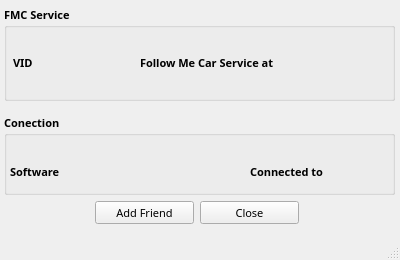
<?xml version="1.0" encoding="UTF-8"?>
<ui version="4.0">
 <class>QFMC</class>
 <widget class="QMainWindow" name="QFMC">
  <property name="windowModality">
   <enum>Qt::WindowModal</enum>
  </property>
  <property name="geometry">
   <rect>
    <x>0</x>
    <y>0</y>
    <width>400</width>
    <height>260</height>
   </rect>
  </property>
  <property name="sizePolicy">
   <sizepolicy hsizetype="Fixed" vsizetype="Fixed">
    <horstretch>0</horstretch>
    <verstretch>0</verstretch>
   </sizepolicy>
  </property>
  <property name="minimumSize">
   <size>
    <width>400</width>
    <height>260</height>
   </size>
  </property>
  <property name="maximumSize">
   <size>
    <width>400</width>
    <height>280</height>
   </size>
  </property>
  <property name="cursor">
   <cursorShape>PointingHandCursor</cursorShape>
  </property>
  <property name="focusPolicy">
   <enum>Qt::StrongFocus</enum>
  </property>
  <property name="windowTitle">
   <string>Follow Me Car Service</string>
  </property>
  <widget class="QWidget" name="centralwidget">
   <widget class="QLabel" name="FMCRealname">
    <property name="geometry">
     <rect>
      <x>15</x>
      <y>23</y>
      <width>371</width>
      <height>16</height>
     </rect>
    </property>
    <property name="font">
     <font>
      <family>Sans Serif</family>
      <pointsize>8</pointsize>
      <weight>50</weight>
      <bold>false</bold>
     </font>
    </property>
    <property name="cursor">
     <cursorShape>PointingHandCursor</cursorShape>
    </property>
    <property name="text">
     <string/>
    </property>
   </widget>
   <widget class="QLabel" name="VidLabel">
    <property name="geometry">
     <rect>
      <x>13</x>
      <y>55</y>
      <width>31</width>
      <height>16</height>
     </rect>
    </property>
    <property name="font">
     <font>
      <family>Sans Serif</family>
      <pointsize>8</pointsize>
      <weight>75</weight>
      <bold>true</bold>
     </font>
    </property>
    <property name="cursor">
     <cursorShape>PointingHandCursor</cursorShape>
    </property>
    <property name="text">
     <string>VID</string>
    </property>
   </widget>
   <widget class="QLabel" name="VidText">
    <property name="geometry">
     <rect>
      <x>43</x>
      <y>55</y>
      <width>71</width>
      <height>16</height>
     </rect>
    </property>
    <property name="font">
     <font>
      <family>Sans Serif</family>
      <pointsize>8</pointsize>
      <weight>50</weight>
      <bold>false</bold>
     </font>
    </property>
    <property name="cursor">
     <cursorShape>PointingHandCursor</cursorShape>
    </property>
    <property name="text">
     <string/>
    </property>
   </widget>
   <widget class="QLabel" name="FMCLabel">
    <property name="geometry">
     <rect>
      <x>140</x>
      <y>55</y>
      <width>171</width>
      <height>16</height>
     </rect>
    </property>
    <property name="font">
     <font>
      <family>Sans Serif</family>
      <pointsize>8</pointsize>
      <weight>75</weight>
      <bold>true</bold>
     </font>
    </property>
    <property name="cursor">
     <cursorShape>PointingHandCursor</cursorShape>
    </property>
    <property name="text">
     <string>Follow Me Car Service at</string>
    </property>
   </widget>
   <widget class="QLabel" name="ControllingText">
    <property name="geometry">
     <rect>
      <x>140</x>
      <y>70</y>
      <width>241</width>
      <height>20</height>
     </rect>
    </property>
    <property name="font">
     <font>
      <family>Sans Serif</family>
      <pointsize>8</pointsize>
      <weight>50</weight>
      <bold>false</bold>
     </font>
    </property>
    <property name="cursor">
     <cursorShape>PointingHandCursor</cursorShape>
    </property>
    <property name="text">
     <string/>
    </property>
   </widget>
   <widget class="QLabel" name="Flag">
    <property name="geometry">
     <rect>
      <x>307</x>
      <y>50</y>
      <width>41</width>
      <height>21</height>
     </rect>
    </property>
    <property name="font">
     <font>
      <family>Sans Serif</family>
      <pointsize>8</pointsize>
      <weight>50</weight>
      <bold>false</bold>
     </font>
    </property>
    <property name="cursor">
     <cursorShape>PointingHandCursor</cursorShape>
    </property>
    <property name="text">
     <string/>
    </property>
   </widget>
   <widget class="QLabel" name="TimeOnLineText">
    <property name="geometry">
     <rect>
      <x>10</x>
      <y>131</y>
      <width>121</width>
      <height>16</height>
     </rect>
    </property>
    <property name="font">
     <font>
      <family>Sans Serif</family>
      <pointsize>8</pointsize>
      <weight>50</weight>
      <bold>false</bold>
     </font>
    </property>
    <property name="cursor">
     <cursorShape>PointingHandCursor</cursorShape>
    </property>
    <property name="text">
     <string/>
    </property>
   </widget>
   <widget class="QLabel" name="SoftwareText">
    <property name="geometry">
     <rect>
      <x>74</x>
      <y>162</y>
      <width>131</width>
      <height>21</height>
     </rect>
    </property>
    <property name="font">
     <font>
      <family>Sans Serif</family>
      <pointsize>8</pointsize>
      <weight>50</weight>
      <bold>false</bold>
     </font>
    </property>
    <property name="cursor">
     <cursorShape>PointingHandCursor</cursorShape>
    </property>
    <property name="text">
     <string/>
    </property>
   </widget>
   <widget class="QLabel" name="ConnectedText">
    <property name="geometry">
     <rect>
      <x>338</x>
      <y>162</y>
      <width>31</width>
      <height>20</height>
     </rect>
    </property>
    <property name="font">
     <font>
      <family>Sans Serif</family>
      <pointsize>8</pointsize>
      <weight>50</weight>
      <bold>false</bold>
     </font>
    </property>
    <property name="cursor">
     <cursorShape>PointingHandCursor</cursorShape>
    </property>
    <property name="text">
     <string/>
    </property>
   </widget>
   <widget class="QPushButton" name="Close">
    <property name="geometry">
     <rect>
      <x>200</x>
      <y>201</y>
      <width>99</width>
      <height>23</height>
     </rect>
    </property>
    <property name="font">
     <font>
      <family>Sans Serif</family>
      <pointsize>8</pointsize>
     </font>
    </property>
    <property name="cursor">
     <cursorShape>PointingHandCursor</cursorShape>
    </property>
    <property name="text">
     <string>Close</string>
    </property>
   </widget>
   <widget class="QPushButton" name="AddFriend">
    <property name="geometry">
     <rect>
      <x>95</x>
      <y>201</y>
      <width>99</width>
      <height>23</height>
     </rect>
    </property>
    <property name="font">
     <font>
      <family>Sans Serif</family>
      <pointsize>8</pointsize>
     </font>
    </property>
    <property name="cursor">
     <cursorShape>PointingHandCursor</cursorShape>
    </property>
    <property name="text">
     <string>Add Friend</string>
    </property>
   </widget>
   <widget class="QLabel" name="SoftwareLabel">
    <property name="geometry">
     <rect>
      <x>10</x>
      <y>164</y>
      <width>61</width>
      <height>16</height>
     </rect>
    </property>
    <property name="font">
     <font>
      <family>Sans Serif</family>
      <pointsize>8</pointsize>
      <weight>75</weight>
      <bold>true</bold>
     </font>
    </property>
    <property name="cursor">
     <cursorShape>PointingHandCursor</cursorShape>
    </property>
    <property name="text">
     <string>Software</string>
    </property>
   </widget>
   <widget class="QLabel" name="ConnectedLabel">
    <property name="geometry">
     <rect>
      <x>250</x>
      <y>162</y>
      <width>91</width>
      <height>20</height>
     </rect>
    </property>
    <property name="font">
     <font>
      <family>Sans Serif</family>
      <pointsize>8</pointsize>
      <weight>75</weight>
      <bold>true</bold>
     </font>
    </property>
    <property name="cursor">
     <cursorShape>PointingHandCursor</cursorShape>
    </property>
    <property name="text">
     <string>Connected to</string>
    </property>
   </widget>
   <widget class="QLabel" name="rating_img">
    <property name="geometry">
     <rect>
      <x>278</x>
      <y>19</y>
      <width>105</width>
      <height>27</height>
     </rect>
    </property>
    <property name="font">
     <font>
      <family>Sans Serif</family>
      <pointsize>8</pointsize>
     </font>
    </property>
    <property name="cursor">
     <cursorShape>PointingHandCursor</cursorShape>
    </property>
    <property name="text">
     <string/>
    </property>
   </widget>
   <widget class="QGroupBox" name="FMC">
    <property name="geometry">
     <rect>
      <x>4</x>
      <y>6</y>
      <width>391</width>
      <height>95</height>
     </rect>
    </property>
    <property name="font">
     <font>
      <family>Sans Serif</family>
      <pointsize>8</pointsize>
      <weight>75</weight>
      <bold>true</bold>
     </font>
    </property>
    <property name="cursor">
     <cursorShape>PointingHandCursor</cursorShape>
    </property>
    <property name="title">
     <string>FMC Service</string>
    </property>
   </widget>
   <widget class="QGroupBox" name="Conection">
    <property name="geometry">
     <rect>
      <x>4</x>
      <y>114</y>
      <width>391</width>
      <height>81</height>
     </rect>
    </property>
    <property name="font">
     <font>
      <family>Sans Serif</family>
      <pointsize>8</pointsize>
      <weight>75</weight>
      <bold>true</bold>
     </font>
    </property>
    <property name="cursor">
     <cursorShape>PointingHandCursor</cursorShape>
    </property>
    <property name="title">
     <string>Conection</string>
    </property>
   </widget>
   <zorder>Conection</zorder>
   <zorder>FMC</zorder>
   <zorder>FMCRealname</zorder>
   <zorder>VidLabel</zorder>
   <zorder>VidText</zorder>
   <zorder>FMCLabel</zorder>
   <zorder>ControllingText</zorder>
   <zorder>Flag</zorder>
   <zorder>TimeOnLineText</zorder>
   <zorder>SoftwareText</zorder>
   <zorder>ConnectedText</zorder>
   <zorder>Close</zorder>
   <zorder>AddFriend</zorder>
   <zorder>SoftwareLabel</zorder>
   <zorder>ConnectedLabel</zorder>
   <zorder>rating_img</zorder>
  </widget>
  <widget class="QStatusBar" name="statusBar"/>
 </widget>
 <resources/>
 <connections>
  <connection>
   <sender>Close</sender>
   <signal>clicked()</signal>
   <receiver>QFMC</receiver>
   <slot>close()</slot>
   <hints>
    <hint type="sourcelabel">
     <x>234</x>
     <y>411</y>
    </hint>
    <hint type="destinationlabel">
     <x>183</x>
     <y>218</y>
    </hint>
   </hints>
  </connection>
 </connections>
</ui>
